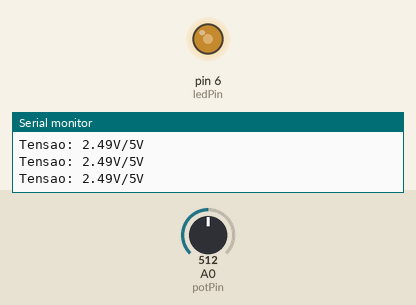
Recording of a sketch running on a simulated Arduino Uno, built with avr-gcc and run on an emulated ATmega328P. Parts: output pins drawn as LEDs (lit = HIGH), the last lines printed to the serial monitor. The test bench sets the inputs (shaded band); at power-on: A0 (potPin) = 512.

Above: at 1.2 s.
1.3 s: A0 (potPin) set to 716
At 2.5 s:
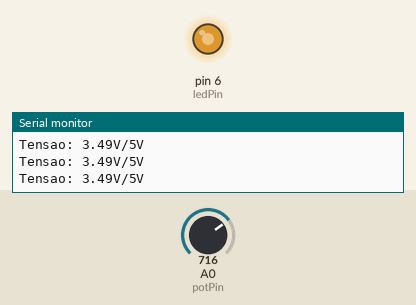
2.8 s: A0 (potPin) set to 900
At 3.7 s:
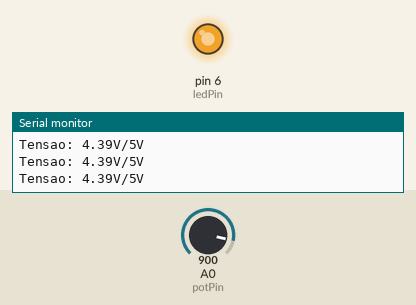
4.3 s: A0 (potPin) set to 122
At 4.7 s:
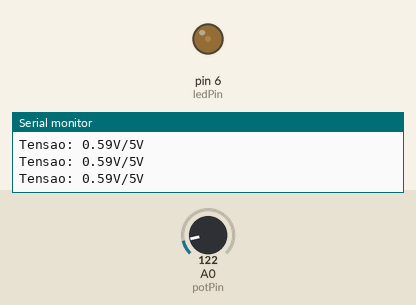
5.8 s: A0 (potPin) set to 0
At 7.0 s:
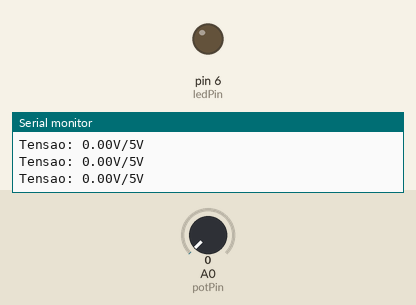
7.3 s: A0 (potPin) set to 511
At 8.0 s:
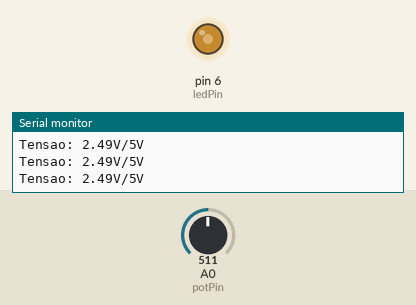
Timing chart, 0 to 10.3 s (numbered marks = the images above; inputs shaded):
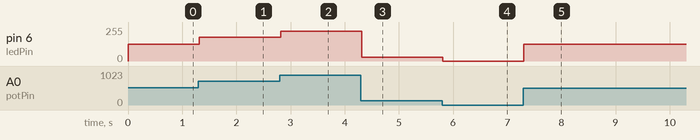

The sketch:

analogico.ino
```cpp
const byte ledPin = 6;
const byte potPin = A0;

short value, mappedValue;
float volts;

void setup()
{
  pinMode(potPin, INPUT);
  pinMode(ledPin, OUTPUT);
  Serial.begin(9600);
}

void loop()
{
  value = analogRead(potPin);
  mappedValue = map(value, 0, 1023, 0, 255);
  analogWrite(ledPin, mappedValue);
  volts = mappedValue * 5.00 / 255.00;

  String msg = "Tensao: ";
  msg += volts;
  msg += "V/5V";

  Serial.println(msg);
}
```

Measured:
- after the input at 1.3 s, pin 6 (ledPin): 127/255 → 178/255 at once
- after the input at 2.8 s, pin 6 (ledPin): 178/255 → 224/255 at once
- after the input at 4.3 s, pin 6 (ledPin): 224/255 → 30/255 at once
- after the input at 5.8 s, pin 6 (ledPin): 30/255 → 0/255 at once
- after the input at 7.3 s, pin 6 (ledPin): 0/255 → 127/255 at once
